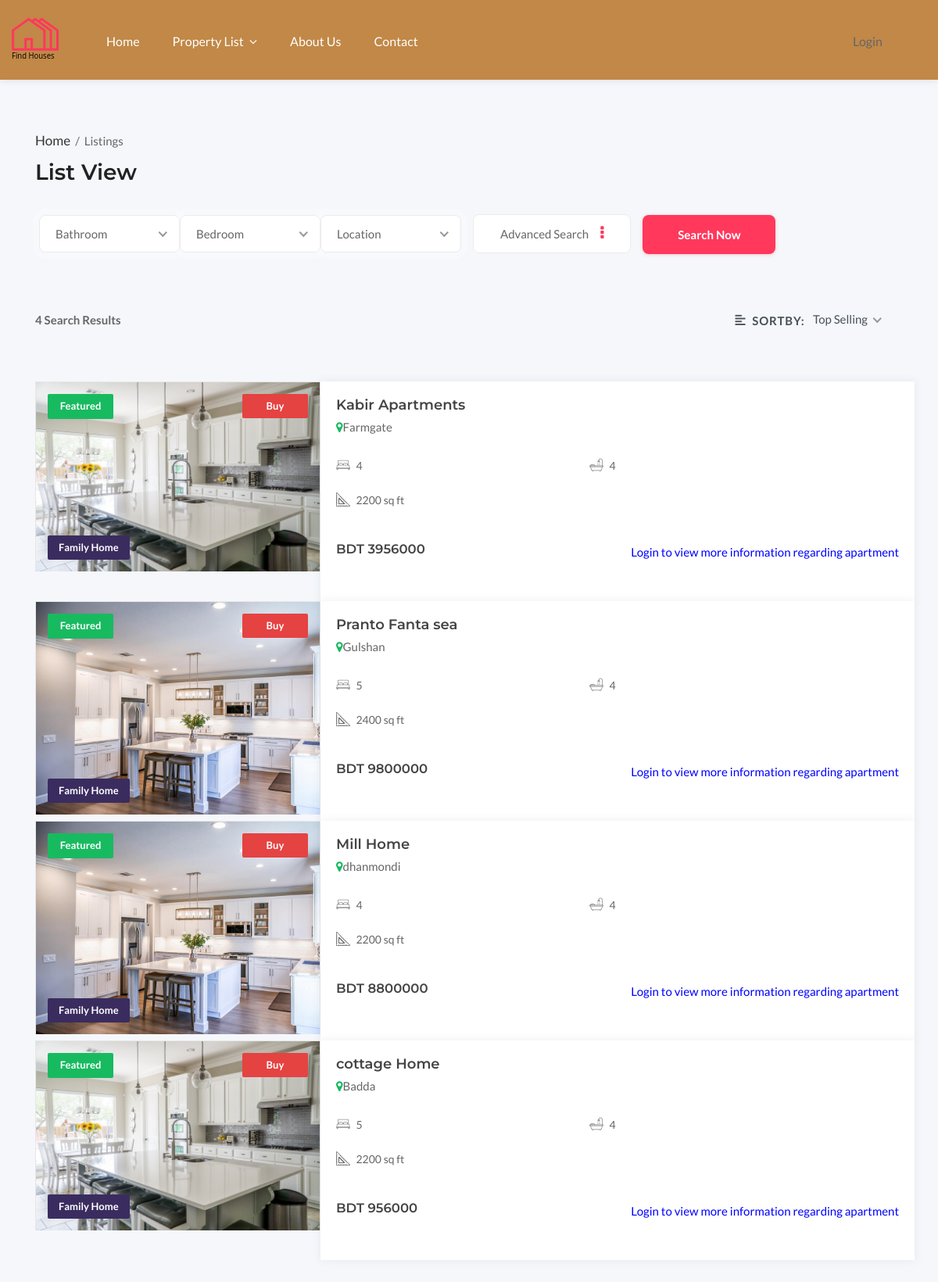
Before: /Customer_Buy_list.php with the older database file.
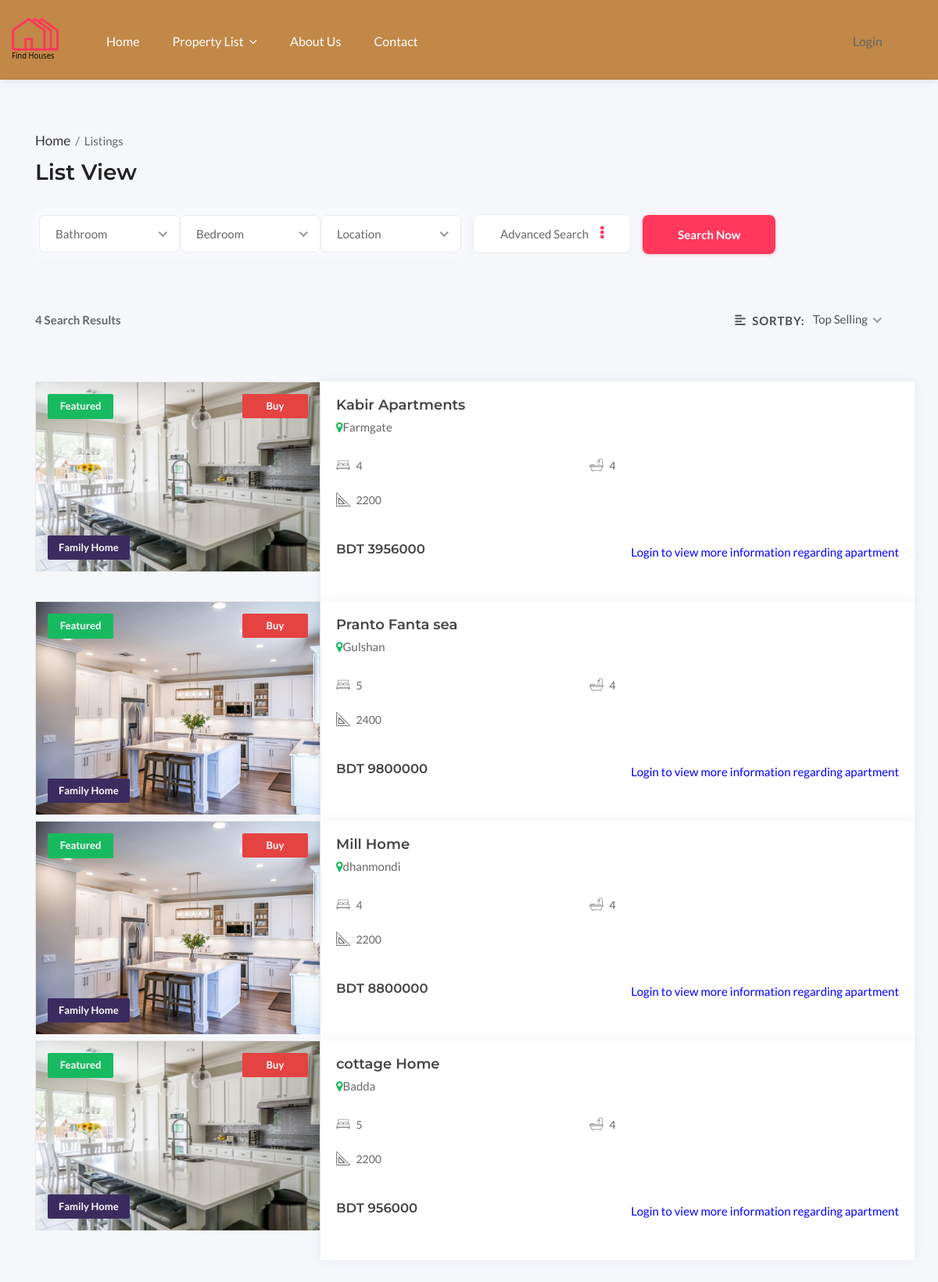
After: the same page with the newer database file.
### tables this page shows
CREATE TABLE `apartment` (
  `apartment_id` int(11) NOT NULL,
  `building_id` int(11) NOT NULL,
  `building_name` varchar(50) NOT NULL,
  `flat_no` varchar(10) NOT NULL,
  `no_of_bedroom` int(11) NOT NULL,
  `no_of_bathroom` int(11) NOT NULL,
  `image` text NOT NULL,
  `buy_price` double NOT NULL,
  `rent_price` double NOT NULL,
  `area` int(50) DEFAULT NULL,
  `status` varchar(25) NOT NULL,
  `type` varchar(50) NOT NULL,
  `apartment_status` varchar(50) NOT NULL,
  `features` text NOT NULL,
  `division` varchar(25) NOT NULL,
  `address` varchar(50) DEFAULT NULL,
  `client_username` varchar(20) NOT NULL,
  `build_num` varchar(25) NOT NULL
);

### includes/functions.php (called while the page is built, shortened)
<?php
function query($sql)
{
    global $pdo;
    try {
        $stmt = $pdo->query($sql);
        return $stmt;
    } catch (Exception $ex) {
        die("Query failed " . $ex->getMessage());
    }
}
function count_records($stmt)
{
    $rowNumber = $stmt->rowCount();
    return $rowNumber;
}
function is_logged_in(){
    return isset($_SESSION['user_id']) ? true : false;
}

### Customer_Buy_list.php (the view, shortened to what this page needs)
<?php
include "includes/connect.php";
include "includes/functions.php";
?>
<!DOCTYPE html>
<html lang="zxx">
<head>
    <link rel="stylesheet" href="font/flaticon.css">
    <link rel="stylesheet" href="css/fontawesome-all.min.css">
    <link rel="stylesheet" href="css/fontawesome-5-all.min.css">
    <link rel="stylesheet" href="css/font-awesome.min.css">
    <link rel="stylesheet" href="css/search.css">
    <link rel="stylesheet" href="css/animate.css">
    <link rel="stylesheet" href="css/magnific-popup.css">
    <link rel="stylesheet" href="css/lightcase.css">
    <link rel="stylesheet" href="css/owl.carousel.min.css">
    <link rel="stylesheet" href="css/bootstrap.min.css">
    <link rel="stylesheet" href="css/menu.css">
    <link rel="stylesheet" href="css/styles.css">
    <link rel="stylesheet" id="color" href="css/default.css">
    <link rel="stylesheet" href="css/advance_search.css">
    <link rel="stylesheet" href="css/advance_search1.css">
</head>
<body class="inner-pages agents hp-6 full hd-white">
    <div id="wrapper">
        <header id="header-container">
            <div id="header">
                <div class="container container-header">
                    <?php include "main-nav-buy-rent.php" ?>
                </div>
            </div>
        </header>
        <section class="properties-list full featured portfolio blog">
            <div class="container">
                <section class="headings-2 pt-0 pb-0">
                    <div class="pro-wrapper">
                        <div class="detail-wrapper-body">
                            <div class="listing-title-bar">
                                <div class="text-heading text-left">
                                    <p><a href="index.php">Home </a> &nbsp;/&nbsp; <span>Listings</span></p>
                                </div>
                                <h3>List View</h3>
                            </div>
                        </div>
                    </div>
                </section>
                <form action="Customer_Buy_list_search.php" id="test" method="post">
                    <div class="col-12 px-0 parallax-searchs">
                        <div class="banner-search-wrap">
                            <div class="tab-content">
                                <div class="tab-pane fade show active" id="tabs_1">
                                    <div class="rld-main-search">
                                        <div class="row">
                                                    <div class="rld-single-select">
                                                    </div>
                                                    <div class="rld-single-select">
                                                    </div>
                                                <div class="rld-single-select">
                                                </div>
                                            <div class="dropdown-filter"><span>Advanced Search</span></div>
                                            <div class="col-xl-2 col-lg-2 col-md-4 pl-0">
                                                <button class="btn btn-yellow" form="test" name="search" type="submit" formmethod="post">Search Now</button>
                                            </div>
                                        </div>
                                    </div>
                                </div>
                            </div>
                        </div>
                    </div>
                </form>
                <?php $stmt = query("SELECT * FROM apartment WHERE (apartment_status='Buy' AND status='Not Booked')");
                $row_count = count_records($stmt);
                ?>
                <section class="headings-2 pt-0">
                    <div class="pro-wrapper">
                        <div class="detail-wrapper-body">
                            <div class="listing-title-bar">
                                <div class="text-heading text-left">
                                    <p class="font-weight-bold mb-0 mt-3"><?php echo $row_count . ' Search Results' ?></p>
                                </div>
                            </div>
                        </div>
                        <div class="cod-pad single detail-wrapper mr-2 mt-0 d-flex justify-content-md-end align-items-center">
                            <div class="input-group border rounded input-group-lg w-auto mr-4">
                                <label class="input-group-text bg-transparent border-0 text-uppercase letter-spacing-093 pr-1 pl-3" for="inputGroupSelect01">
                                    <i class="fas fa-align-left fs-16 pr-2"></i>Sortby:</label>
                            </div>
                        </div>
                    </div>
                </section>
                <?php while ($row = $stmt->fetch(PDO::FETCH_ASSOC)) {
                    $apart_status = 'Buy';
                    $building_name = $row['building_name'];
                    $no_of_bedroom =  $row['no_of_bedroom'];
                    $no_of_bathroom =  $row['no_of_bathroom'];
                    $image =  $row['image'];
                    $Buy_price =  $row['buy_price'];
                    $area =  $row['area'];
                    $address =  $row['address'];
                ?>
                    <div class="row featured portfolio-items">
                        <div class="item col-lg-4 col-md-12 col-xs-12 landscapes sale pr-0 pb-0" data-aos="fade-up">
                            <div class="project-single mb-0 bb-0">
                                <div class="project-inner project-head">
                                    <div class="project-bottom">
                                    </div>
                                    <div class="homes">
                                        <a href="single-property-1.html" class="homes-img">
                                            <div class="homes-tag button alt featured">Featured</div>
                                            <div class="homes-tag button alt sale"><?php echo $apart_status ?></div>
                                            <div class="homes-price">Family Home</div>
                                            <img src="admin_marketing/<?php echo $image; ?>" alt="home-1" class="img-responsive">
                                        </a>
                                    </div>
                                </div>
                            </div>
                        </div>
                        <div class="col-lg-8 col-md-12 homes-content pb-0 mb-44" data-aos="fade-up">
                            <?php if (is_logged_in() == false) : ?>
                            <h3><a href="#"><?php echo $building_name ?></a></h3>
                            <?php endif; ?>
                            <p class="homes-address mb-3">
                                <i class="fa fa-map-marker"></i><span><?php echo $address; ?></span>
                            </p>
                            <ul class="homes-list clearfix pb-3">
                                <li class="the-icons">
                                    <i class="flaticon-bed mr-2" aria-hidden="true"></i>
                                    <span><?php echo $no_of_bedroom; ?></span>
                                </li>
                                <li class="the-icons">
                                    <i class="flaticon-bathtub mr-2" aria-hidden="true"></i>
                                    <span><?php echo $no_of_bathroom; ?></span>
                                </li>
                                <li class="the-icons">
                                    <i class="flaticon-square mr-2" aria-hidden="true"></i>
                                    <span><?php echo $area; ?></span>
                                </li>
                            </ul>
                            <div class="price-properties">
                                <h3 class="title mt-3">
                                    <a><?php echo 'BDT ' . $Buy_price; ?></a>
                                </h3>
                                <?php if (is_logged_in() == false) : ?>
                                <div class="compare">
                                    <h6><p style='color:blue;font: size 10px;'>Login to view more information regarding apartment</p></h6>
                                </div>
                                <?php endif; ?>
                            </div>
                        </div>
                    </div>
                <?php }
                ?>
            </div>
        </section>
    </div>
</body>
</html>

### main-nav-buy-rent.php (shortened to what this page needs)
<div class="left-side">
    <?php if (is_customer() == false) : ?>
        <div id="logo">
            <a href="index.php"><img src="images/logo-red.svg" alt=""></a>
        </div>
    <?php endif; ?>
    <nav id="navigation" class="style-1 head-tr">
        <ul id="responsive">
            <?php if (is_customer() == false) : ?>
                <li><a href="index.php">Home</a></li>
            <?php endif; ?>
            <li><a href="#">Property List</a>
            </li>
            <li><a href="about.php">About Us</a></li>
            <li><a href="#">Contact</a></li>
        </ul>
    </nav>
</div>
<div class="right-side d-none d-none d-lg-none d-xl-flex sign ml-0">
    <?php if (is_logged_in() == false) : ?>
        <div class="header-widget sign-in">
            <a href="login.php">Login</a>
        </div>
    <?php endif; ?>

### css/menu.css (style rules this page uses)
#logo { display: inline-block; margin-top: 1px; }
#logo img { width: 60px; height: auto; transform: translate3d(0, 0, 0); }
img { display: inline-block; max-width: 100%; height: auto; }
#header { position: relative; z-index: 999; padding: 22px 0 80px 0; background-color: #c18847 }
.header-widget { position: relative; top: -1px; height: 54px; }
.left-side { float: left; width: 820px; display: inline-block; }
.right-side { float: right; width: 120px;; margin-left: 30px; display: inline-block; }
#logo, #navigation { float: left; }
#logo { margin-right: 40px; }
.header-widget { text-align: right; }
#navigation.style-2.cloned, #header.cloned { position: fixed; top: 0px; width: 100%; z-index: 999; }
#header.cloned { background-color: #c18847; }
#header.cloned #logo img { transform: translate3d(0, 0, 0); max-width: 120px; margin-top: 1px; }
#header.cloned { padding: 18px 0 20px 0; }
#navigation.style-1.head-tr ul li a { color: #fff; }
#navigation.style-2.cloned.unsticky, #header.cloned.unsticky { opacity: 1; visibility: hidden; pointer-events: none; transform: translate(0, -100%) scale(1); transition: 0.3s; }
#navigation { position: relative; display: block; margin-top: 9px; margin-left: 40px; }
#navigation ul { list-style: none; position: relative; float: left; margin: 0; padding: 0; }
#navigation ul a { display: block; color: #000; text-decoration: none; }
#navigation ul li { position: relative; float: left; margin: 0; padding: 0 }
#navigation ul li a:after, #navigation ul ul li a:after { font-family: "FontAwesome"; }
#navigation ul li a:after { content: '\f107'; padding-left: 7px; }
#navigation ul li a:only-child:after { content: ''; padding: 0; }
#navigation.style-1 ul li { transition: all 0.25s; border-radius: 3px; }
#navigation.style-1 ul a { font-size: 16px; text-transform: capitalize; line-height: 32px; padding: 6px 16px; }
#navigation.style-1 ul li { margin: 0 5px; }
@media (min-width: 992px) and (max-width: 1239px) { .header-widget { height: auto; position: absolute; right: 0; width: 150%; } }
@media (min-width: 992px) and (max-width: 1239px) { .right-side { position: relative; } }

Changed rows visible on the page:
changed apartment "Kabir Apartments": area "2200 sq ft" → "2200"
changed apartment "Pranto Fanta sea": area "2400 sq ft" → "2400"
changed apartment "Mill Home": area "2200 sq ft" → "2200"
changed apartment "cottage Home": area "2200 sq ft" → "2200"
